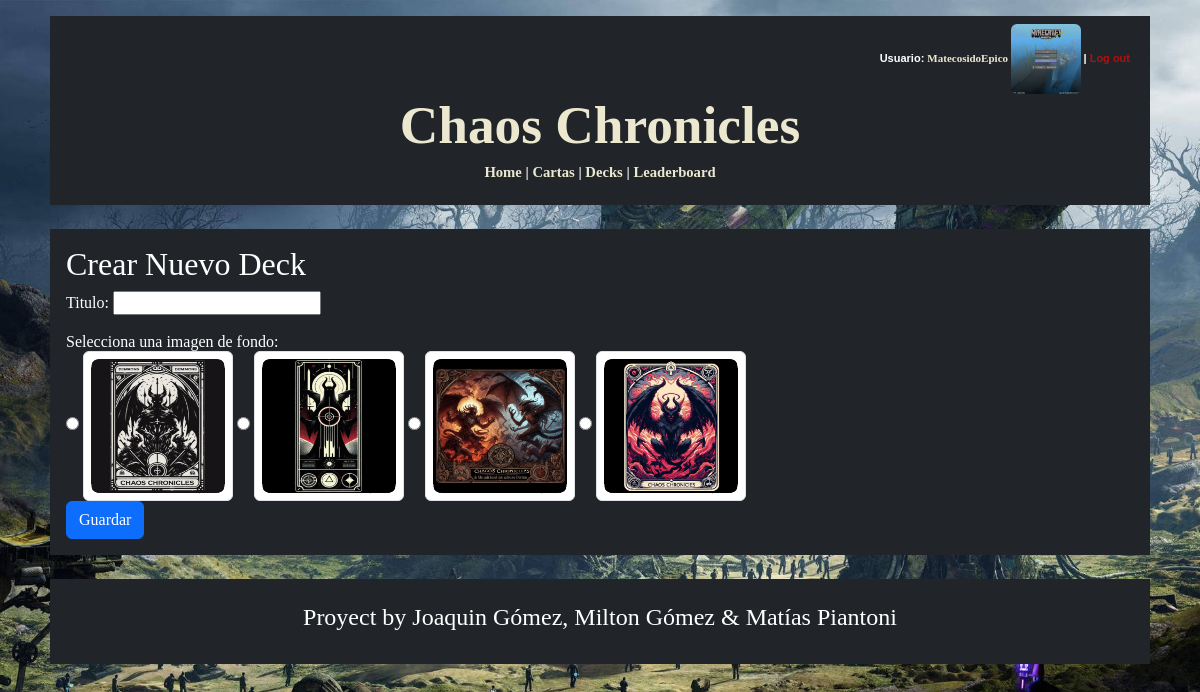
The app's page /decks/nuevo/ (signed in) with its own data.
### logica/models.py (models this page shows, shortened)
class Jugador(AbstractUser):
    ScoreTotal = models.SmallIntegerField(default=0)
    PartidasGanadas = models.IntegerField(default=0)
    PartidasPerdidas = models.IntegerField(default=0)
    Decks = models.ManyToManyField(Deck, blank=True)
    FotoPerfil = models.ImageField(blank=True, upload_to='perfilimages/')
    deck_seleccionado = models.ForeignKey('Deck', on_delete=models.SET_NULL, null=True, blank=True, related_name='jugador_seleccionado')
    def get_absolute_url(self):
        return reverse('user_profile', kwargs={'pk': self.pk})

### logica/views.py (the view)
# urls.py: path('decks/nuevo/', deck_create, name='deck_create'),
@login_required
def deck_create(request):
    if request.method == 'POST':
        deck_form = DeckForm(request.POST, request.FILES)
        if deck_form.is_valid():
            deck = deck_form.save(commit=False)
            deck.Puntos = 100  # Inicializar con 100 puntos
            deck.save()
            deck_form.save_m2m()
            request.user.Decks.add(deck)
            return redirect('deck_detail', deck_id=deck.id)
    else:
        deck_form = DeckForm()
    return render(request, 'deck_create.html', {'form': deck_form})

### logica/forms.py
class DeckForm(forms.ModelForm):
    BackImage = forms.ChoiceField(choices=IMAGE_CHOICES, label="Selecciona una imagen de fondo")
    class Meta:
        model = Deck
        fields = ['Titulo', 'BackImage']

### logica/templates/deck_create.html (shortened to what this page needs)
{% extends "base_generic.html" %}
{% block content %}
<h2>Crear Nuevo Deck</h2>
<form method="post" action="{% url 'deck_create' %}">
    <div class="form-group">
        {{ form.Titulo.label_tag }}
        {{ form.Titulo }}
    </div>
    <br>
    <div class="form-group">
        {{ form.BackImage.label_tag }}
        <div class="image-options">
            {% for value, label in form.BackImage.field.choices %}
                <label>
                    <input type="radio" name="{{ form.BackImage.name }}" value="{{ value }}" {% if form.BackImage.value == value %}checked{% endif %}>
                    <img src="/media/{{ value }}" class="img-thumbnail" style="width: 150px; height: 150px;">
                </label>
            {% endfor %}
        </div>
    </div>
    <button type="submit" class="btn btn-primary">Guardar</button>
</form>
{% endblock %}

### logica/templates/base_generic.html (shortened to what this page needs)
<!DOCTYPE html>
<html lang="en">
    <head>
        <link href="https://cdn.jsdelivr.net/npm/bootstrap@5.3.3/dist/css/bootstrap.min.css" rel="stylesheet">
    </head>
    <body>
        <div class = "custom-container p-2 mt-3 bg-dark text-white">
            <div class = "menu">
                <div class = "container-fluid bg-dark text-white">
                    <div class="row">
                        <div class="col-sm-12">
                            <nav>
                                {% if user.is_authenticated %}
                                    <div class = "log-bar">
                                        Usuario: <a href="{{ user.get_absolute_url }}" style="font:bold 11px Georgia" class = "menu-buttons">{{ user.get_username }}
                                        {% if user.FotoPerfil %}
                                            <img src="{{ user.FotoPerfil.url }}" alt="Foto de Perfil" class="rounded" style="height:70px; width:70px;">
                                        {% else %}
                                            <img src="/media/perfilimages/default-profile.png" alt="Foto de Perfil" class="rounded border" style="height:70px; width:70px;">
                                        {% endif %}
                                        </a>
                                        |
                                        <form action="{% url 'logout' %}" method="post" class = "logout-form"> {% csrf_token %}
                                            <button type="submit" class="logout-button">Log out</button>
                                        </form>
                                    </div>
                                {% else %}
                                    <p class = "log-bar"><a class = "menu-buttons" href="{% url 'login' %}">Log in</a> or <a class = "menu-buttons" href="{% url 'register' %}">Register</a></p>
                                {% endif %}
                            </nav>
                        </div>
                    </div>
                </div>
                <div class="row">
                    <div class = "col-sm-12">
                        <h1 class="title"><a href="{% url 'home' %}" class = "menu-buttons">Chaos Chronicles</a></h1>
                    </div>
                </div>
                <div class="row">
                    <div class = "col-sm-12">
                        <nav class = "menu-items">
                            <p>
                                <a href="{% url 'home' %}" class = "menu-buttons"> Home</a> |
                                <a href="{% url 'carta_list' %}" class = "menu-buttons"> Cartas</a>
                                {% if user.is_authenticated %}
                                    |
                                    <a href="{% url 'deck_list' %}" class = "menu-buttons"> Decks</a> |
                                    <a href="{% url 'leaderboard' %}" class = "menu-buttons"> Leaderboard </a>
                                {% endif %}
                            </p>
                        </nav>
                    </div>
                </div>
            </div>
        </div>
        <div class = "custom-container p-3 my-4 bg-dark text-white">
            {% block content %}
            {% endblock %}
        </div>
        <div class = "custom-container p-4 my-4 bg-dark text-white">
            <h4 style = "text-align: center;"> Proyect by Joaquin Gómez, Milton Gómez & Matías Piantoni </h4>
        </div>
    </body>
</html>

### logica/templates/base_generic.html (style rules this page uses)
body { background-attachment: fixed; background-image: url("/media/media/bg1.jpg"); min-height: 100vh; width: 100%; background-position: center; background-repeat: no-repeat; background-size: cover; font: 12pt Georgia, "Times New Roman", Times, serif; }
.title { text-align: center; font: bold 40pt Georgia, "Times New Roman", Times, serif; }
.menu-items { text-align: center; font: bold 11pt Georgia, "Times New Roman", Times, serif; }
.menu-buttons { color: #ece8d0; text-decoration: none; background: none; border: none; }
.log-bar { text-align: right; font: bold 11px Arial; }
.logout-form { display: inline-block; margin: 0; }
.custom-container { max-width: 1100px; margin: auto; }
.logout-button { background: none; color: rgb(175, 17, 17); border: none; padding: 0; cursor: pointer; text-decoration: none; font: bold 11px Arial; }

### records on screen
Jugador: get_username "MatecosidoEpico", FotoPerfil (picture)
